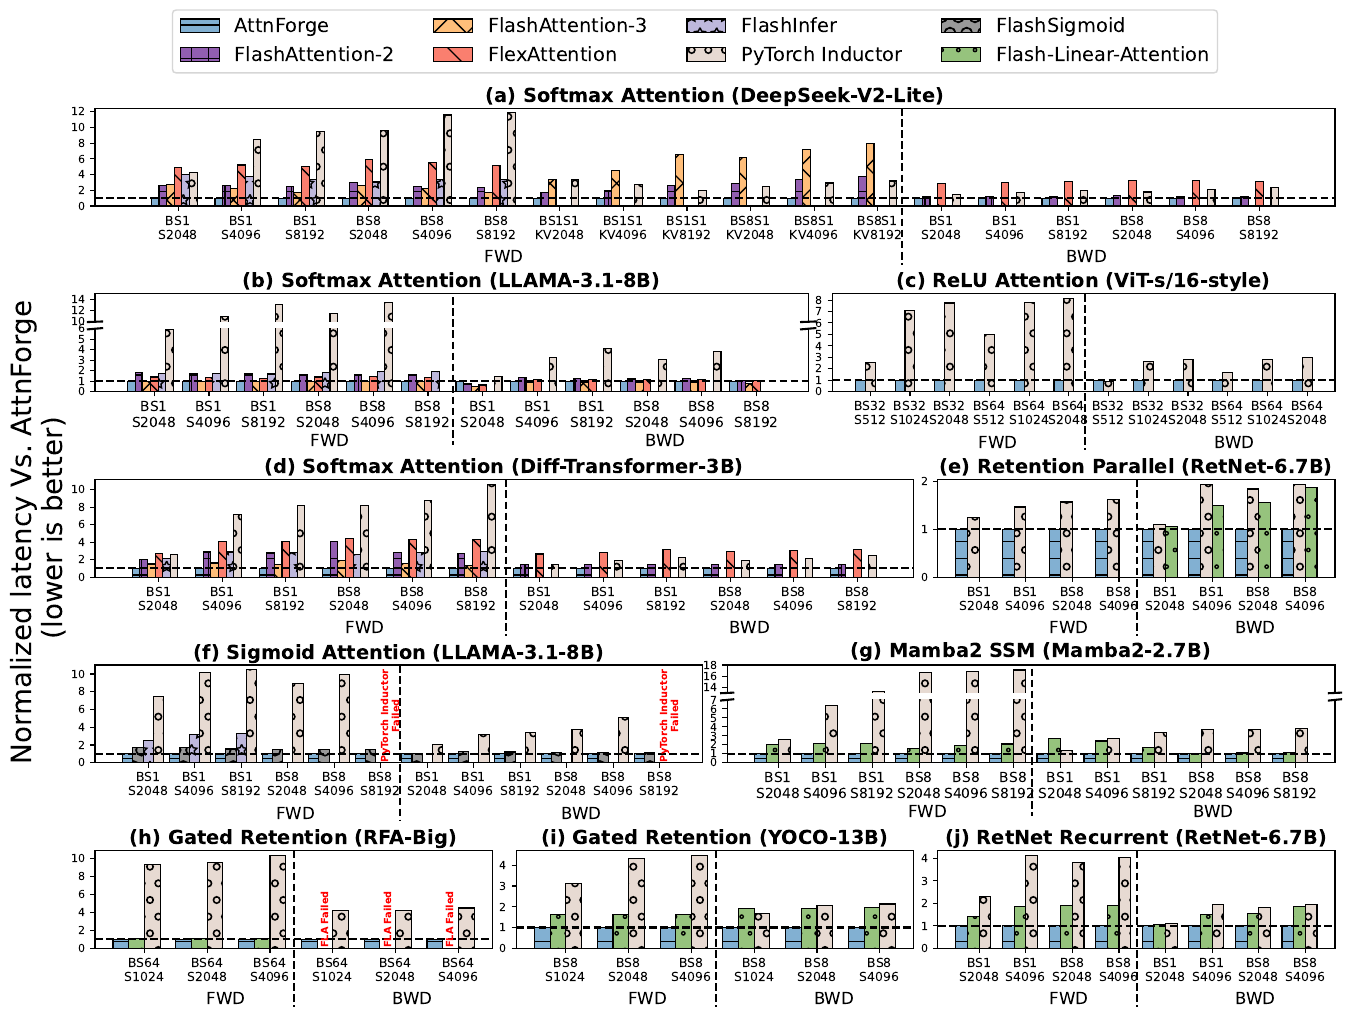

This chart was generated by the following Python code:
# Copyright (c) Microsoft Corporation.
# Licensed under the MIT License.
import matplotlib.pyplot as plt
import matplotlib.gridspec as gridspec
import numpy as np
import matplotlib.ticker as ticker
import argparse
from matplotlib.ticker import MultipleLocator

colormap = plt.cm.Set2# LinearSegmentedColormap

from results import *

def combine(A, B):
    new_data = []
    names = []
    a_names = []
    b_names = []
    for a_item in A:
        a_names.append(a_item[0])
    for b_item in B:
        b_names.append(b_item[0])
    names = a_names.copy()
    for b_name in b_names:
        if b_name not in names:
            names.append(b_name)
    a_len = len(A[0][1])
    b_len = len(B[0][1])
    new_data = []
    for name in names:
        if name in a_names:
            a_index = a_names.index(name)
            a_data = A[a_index][1]
        else:
            a_data = [0] * a_len
        if name in b_names:
            b_index = b_names.index(name)
            b_data = B[b_index][1]
        else:
            b_data = [0] * b_len
        data = a_data + b_data
        new_data.append((name, data))
    return new_data

colers_sets = [
    (130 / 255, 176 / 255, 210 / 255),
    (146 / 255, 94 / 255, 176 / 255),
    (255 / 255, 190 / 255, 122 / 255),
    (250 / 255, 127 / 255, 111 / 255),
    (190 / 255, 184 / 255, 220 / 255),
    (231 / 255, 218 / 255, 210 / 255),
    (153 / 255, 153 / 255, 153 / 255),
    (150 / 255, 195 / 255, 125 / 255),
    # nilu
    # (20 / 255, 54 / 255, 95 / 255),
    # (248 / 255, 231 / 255, 210 / 255),
    # # (118 / 255, 162 / 255, 185 / 255),
    # (191 / 255, 217 / 255, 229 / 255),
    # (214 / 255, 79 / 255, 56 / 255),
    # (112 / 255, 89 / 255, 146 / 255),
    # # dori
    # (214 / 255, 130 / 255, 148 / 255),
    # (169 / 255, 115 / 255, 153 / 255),
    # (248 / 255, 242 / 255, 236 / 255),
    # (214 / 255, 130 / 255, 148 / 255),
    # (243 / 255, 191 / 255, 202 / 255),
    # # (41/ 255, 31/ 255, 39/ 255),
    # # coller
    # # (72/ 255, 76/ 255, 35/ 255),
    # (124 / 255, 134 / 255, 65 / 255),
    # (185 / 255, 198 / 255, 122 / 255),
    # (248 / 255, 231 / 255, 210 / 255),
    # (182 / 255, 110 / 255, 151 / 255),
]

# colers_sets = colormap(np.linspace(0, 1, 12))

# 创建一个figure实例
fig = plt.figure(figsize=(16, 12))

# 获取Torch-Inductor的时间值
_1x_baseline = "AttnForge"

# 设置网格布局
gs = gridspec.GridSpec(5, 12, figure=fig, height_ratios=[1, 1, 1, 1, 1], wspace=0.3, hspace=0.9)

hatch_patterns = ["-", "+", "x", "\\", "*", "o", "O", "."]

legend_items = {}

llm_legands = []
other_legands = []


def get_legend_item(label):
    if label not in legend_items:
        idx = len(legend_items)
        legend_items[label] = (
            colers_sets[idx % len(colers_sets)],
            hatch_patterns[idx % len(hatch_patterns)],
        )
    return legend_items[label]


ax0 = fig.add_subplot(gs[0, 0:12])  # ResNet
providers = deepseek_fwd_providers + deepseek_bwd_providers
times_data = combine(deepseek_fwd_times_data, deepseek_bwd_times_data)
_1x_baseline_times = dict(times_data)[_1x_baseline]
norm_time_data = []
for label, times in times_data:
    # if label != _1x_baseline:
    norm_time = [
        t / p_i if p_i != 0 else 0 for p_i, t in zip(_1x_baseline_times, times)
    ]
    norm_time_data.append((label, norm_time))

# Create an array for x-axis positions
x = np.arange(len(providers))

# Set the width of the bars
bar_width = 0.12

# Draw cublas as a horizontal dashed line
ax0.axhline(y=1, color="black", linestyle="dashed")

# Create bars using a loop
for i, (label, speedup) in enumerate(norm_time_data):
    if label not in other_legands:
        other_legands.append(label)
    ax0.bar(
        x + i * bar_width,
        speedup,
        bar_width,
        label=label,
        linewidth=0.8,
        edgecolor="black",
        hatch=get_legend_item(label)[1],
        color=get_legend_item(label)[0],
    )

ax0.plot(
    [2/3 - 1/64, 2/3 - 1/64],
    [1.0, -0.6],
    color='black',
    linestyle='dashed',
    linewidth=1.5,
    transform=ax0.transAxes,   # 使用 Axes 坐标
    clip_on=False             # 绘制范围可以超出 Axes
)

ax0.text(
    0.33,
    -0.58,
    "FWD",
    transform=ax0.transAxes,
    fontsize=12,
    ha="center",
)

ax0.text(
    0.80,
    -0.58,
    "BWD",
    transform=ax0.transAxes,
    fontsize=12,
    ha="center",
)


ax0.set_xticks(x + len(norm_time_data) * bar_width / 2)
ax0.set_xticklabels(providers, fontsize=9)
ax0.grid(False)


gs_llama = gridspec.GridSpecFromSubplotSpec(3, 1, subplot_spec=gs[1, 0:7], hspace=0.25)
ax1_2 = fig.add_subplot(gs_llama[0])
ax1_1 = fig.add_subplot(gs_llama[1:])
ax1_2.set_ylim(10, 15)  # 上面的图为10到最大值
ax1_1.set_ylim(0, 6.0)  # 下面的图为0到5
ax1_2.axhline(y=1, color="black", linestyle="dashed")
ax1_2.spines["bottom"].set_visible(False)
ax1_2.set_xticklabels([])
ax1_2.set_xticks([])

ax1_1.spines["top"].set_visible(False)

providers = llama_fwd_providers + llama_bwd_providers
times_data = combine(llama_fwd_times_data, llama_bwd_times_data)
_1x_baseline_times = dict(times_data)[_1x_baseline]

norm_time_data = []
for label, times in times_data:
    # if label != _1x_baseline:
    norm_time = [
        t / p_i if p_i != 0 else 0 for p_i, t in zip(_1x_baseline_times, times)
    ]
    norm_time_data.append((label, norm_time))
print(norm_time_data)
x = np.arange(len(providers))
bar_width =0.14
ax1_1.axhline(y=1, color="black", linestyle="dashed")
for i, (label, norm_time) in enumerate(norm_time_data):   
    rec = ax1_2.bar(
        x + i * bar_width,
        norm_time,
        bar_width,
        label=label,
        linewidth=0.8,
        edgecolor="black",
        hatch=get_legend_item(label)[1],
        color=get_legend_item(label)[0],
    )

    rec = ax1_1.bar(
        x + i * bar_width,
        norm_time,
        bar_width,
        label=label,
        linewidth=0.8,
        edgecolor="black",
        hatch=get_legend_item(label)[1],
        color=get_legend_item(label)[0],
    )


ax1_1.plot(
    [0.502, 0.502],
    [1.5, -0.85],
    color='black',
    linestyle='dashed',
    linewidth=1.5,
    transform=ax1_1.transAxes,   # 使用 Axes 坐标
    clip_on=False             # 绘制范围可以超出 Axes
)

ax1_1.text(
    0.33,
    -0.88,
    "FWD",
    transform=ax1_1.transAxes,
    fontsize=12,
    ha="center",
)

ax1_1.text(
    0.80,
    -0.88,
    "BWD",
    transform=ax1_1.transAxes,
    fontsize=12,
    ha="center",
)

d = 0.01  # 斜线的长度
kwargs = dict(transform=ax1_2.transAxes, color="k", clip_on=False)
ax1_2.plot((1 - d, 1 + d), (-d, +d), **kwargs)  # top-left diagonal
ax1_2.plot((-d, +d), (-d, +d), **kwargs)  # top-right diagonal


kwargs.update(transform=ax1_1.transAxes)  # switch to the bottom axes
ax1_1.plot((1 - d, 1 + d), (1 - d, 1 + d), **kwargs)  # bottom-left diagonal
ax1_1.plot((-d, +d), (1 - d, 1 + d), **kwargs)  # bottom-right diagonal

ax1_1.set_xticks(x + len(norm_time_data) * bar_width / 2)
ax1_1.set_xticklabels(providers, fontsize=10)
ax1_1.grid(False)

ax1_1.set_xticks(x + len(norm_time_data) * bar_width / 2)
ax1_1.set_xticklabels(providers, fontsize=10)

ax2 = fig.add_subplot(gs[2, 0:8])  # ResNet
providers = dit_fwd_providers + dit_bwd_providers
times_data = combine(dit_fwd_times_data, dit_bwd_times_data)
_1x_baseline_times = dict(times_data)[_1x_baseline]
norm_time_data = []
for label, times in times_data:
    # if label != _1x_baseline:
    norm_time = [
        t / p_i if p_i != 0 else 0 for p_i, t in zip(_1x_baseline_times, times)
    ]
    norm_time_data.append((label, norm_time))

# Create an array for x-axis positions
x = np.arange(len(providers))

# Set the width of the bars
bar_width = 0.12

# Draw cublas as a horizontal dashed line
ax2.axhline(y=1, color="black", linestyle="dashed")

# Create bars using a loop
for i, (label, speedup) in enumerate(norm_time_data):
    if label not in other_legands:
        other_legands.append(label)
    ax2.bar(
        x + i * bar_width,
        speedup,
        bar_width,
        label=label,
        linewidth=0.8,
        edgecolor="black",
        hatch=get_legend_item(label)[1],
        color=get_legend_item(label)[0],
    )

ax2.plot(
    [0.502, 0.502],
    [1.0, -0.6],
    color='black',
    linestyle='dashed',
    linewidth=1.5,
    transform=ax2.transAxes,   # 使用 Axes 坐标
    clip_on=False             # 绘制范围可以超出 Axes
)

ax2.text(
    0.33,
    -0.58,
    "FWD",
    transform=ax2.transAxes,
    fontsize=12,
    ha="center",
)

ax2.text(
    0.80,
    -0.58,
    "BWD",
    transform=ax2.transAxes,
    fontsize=12,
    ha="center",
)

# X-axis and labels
ax2.set_xticks(x + len(norm_time_data) * bar_width / 2)
ax2.set_xticklabels(providers, fontsize=9)
ax2.grid(False)

ax3 = fig.add_subplot(gs[3, 0:6])  # ResNet
providers = sigmoid_fwd_providers + sigmoid_bwd_providers
times_data = combine(sigmoid_fwd_times_data, sigmoid_bwd_times_data)
_1x_baseline_times = dict(times_data)[_1x_baseline]
norm_time_data = []
for label, times in times_data:
    # if label != _1x_baseline:
    norm_time = [
        t / p_i if p_i != 0 and t != 0 else 0
        for p_i, t in zip(_1x_baseline_times, times)
    ]
    norm_time_data.append((label, norm_time))

# Create an array for x-axis positions
x = np.arange(len(providers))

# Set the width of the bars
bar_width = 0.22

# Draw cublas as a horizontal dashed line
ax3.axhline(y=1, color="black", linestyle="dashed")

# Create bars using a loop
for i, (label, speedup) in enumerate(norm_time_data):
    if label not in other_legands:
        other_legands.append(label)
    rec = ax3.bar(
        x + i * bar_width,
        speedup,
        bar_width,
        label=label,
        linewidth=0.8,
        edgecolor="black",
        hatch=get_legend_item(label)[1],
        color=get_legend_item(label)[0],
    )
    for rect in rec:
        height = rect.get_height()
        if height == 0 and label == "PyTorch Inductor":
            warning_text = f"{label}\nFailed"
            ax3.text(
                rect.get_x() + rect.get_width() / 2 + 0.01,
                height + 0.05,
                warning_text,
                ha="center",
                va="bottom",
                fontsize=7,
                rotation=90,
                color="red",
                weight="bold",
            )

ax3.plot(
    [0.502, 0.502],
    [1.0, -0.6],
    color='black',
    linestyle='dashed',
    linewidth=1.5,
    transform=ax3.transAxes,   # 使用 Axes 坐标
    clip_on=False             # 绘制范围可以超出 Axes
)

ax3.text(
    0.33,
    -0.58,
    "FWD",
    transform=ax3.transAxes,
    fontsize=12,
    ha="center",
)

ax3.text(
    0.80,
    -0.58,
    "BWD",
    transform=ax3.transAxes,
    fontsize=12,
    ha="center",
)

# X-axis and labels
ax3.set_xticks(x + len(norm_time_data) * bar_width / 2)
ax3.set_xticklabels(providers, fontsize=9)
ax3.grid(False)

ax4 = fig.add_subplot(gs[4, 0:4])  # ResNet
providers = gla_fwd_providers + gla_bwd_providers
times_data = combine(gla_fwd_times_data, gla_bwd_times_data)
_1x_baseline_times = dict(times_data)[_1x_baseline]
norm_time_data = []
for label, times in times_data:
    # if label != _1x_baseline:
    norm_time = [
        t / p_i if p_i != 0 else 0 for p_i, t in zip(_1x_baseline_times, times)
    ]
    norm_time_data.append((label, norm_time))

# Create an array for x-axis positions
x = np.arange(len(providers))

# Set the width of the bars
bar_width = 0.25

# Draw cublas as a horizontal dashed line
ax4.axhline(y=1, color="black", linestyle="dashed")

# Create bars using a loop
for i, (label, speedup) in enumerate(norm_time_data):
    if label not in other_legands:
        other_legands.append(label)
    rec = ax4.bar(
        x + i * bar_width,
        speedup,
        bar_width,
        label=label,
        linewidth=0.8,
        edgecolor="black",
        hatch=get_legend_item(label)[1],
        color=get_legend_item(label)[0],
    )
    for rect in rec:
        height = rect.get_height()
        if height == 0:
            warning_text = f"FLA Failed"
            ax4.text(
                rect.get_x() + rect.get_width() / 2 + 0.01,
                height + 0.05,
                warning_text,
                ha="center",
                va="bottom",
                fontsize=7,
                rotation=90,
                color="red",
                weight="bold",
            )

ax4.plot(
    [0.502, 0.502],
    [1.0, -0.6],
    color='black',
    linestyle='dashed',
    linewidth=1.5,
    transform=ax4.transAxes,   # 使用 Axes 坐标
    clip_on=False             # 绘制范围可以超出 Axes
)

ax4.text(
    0.33,
    -0.58,
    "FWD",
    transform=ax4.transAxes,
    fontsize=12,
    ha="center",
)

ax4.text(
    0.80,
    -0.58,
    "BWD",
    transform=ax4.transAxes,
    fontsize=12,
    ha="center",
)

# X-axis and labels
ax4.set_xticks(x + len(norm_time_data) * bar_width / 2)
ax4.set_xticklabels(providers, fontsize=9)
ax4.grid(False)

ax5 = fig.add_subplot(gs[1, 7:12])  # ResNet
providers = relu_fwd_providers + relu_bwd_providers
times_data = combine(relu_fwd_times_data, relu_bwd_times_data)
_1x_baseline_times = dict(times_data)[_1x_baseline]
norm_time_data = []
for label, times in times_data:
    # if label != _1x_baseline:
    norm_time = [
        t / p_i if p_i != 0 else 0 for p_i, t in zip(_1x_baseline_times, times)
    ]
    norm_time_data.append((label, norm_time))

# Create an array for x-axis positions
x = np.arange(len(providers))

# Set the width of the bars
bar_width = 0.25

# Draw cublas as a horizontal dashed line
ax5.axhline(y=1, color="black", linestyle="dashed")

# Create bars using a loop
for i, (label, speedup) in enumerate(norm_time_data):
    if label not in other_legands:
        other_legands.append(label)
    ax5.bar(
        x + i * bar_width,
        speedup,
        bar_width,
        label=label,
        linewidth=0.8,
        edgecolor="black",
        hatch=get_legend_item(label)[1],
        color=get_legend_item(label)[0],
    )

ax5.plot(
    [0.502, 0.502],
    [1.0, -0.6],
    color='black',
    linestyle='dashed',
    linewidth=1.5,
    transform=ax5.transAxes,   # 使用 Axes 坐标
    clip_on=False             # 绘制范围可以超出 Axes
)

ax5.text(
    0.33,
    -0.58,
    "FWD",
    transform=ax5.transAxes,
    fontsize=12,
    ha="center",
)

ax5.text(
    0.80,
    -0.58,
    "BWD",
    transform=ax5.transAxes,
    fontsize=12,
    ha="center",
)

# X-axis and labels
ax5.set_xticks(x + len(norm_time_data) * bar_width / 2)
ax5.set_xticklabels(providers, fontsize=9)
ax5.grid(False)

gs_llama = gridspec.GridSpecFromSubplotSpec(3, 1, subplot_spec=gs[3, 6:12], hspace=0.25)
ax6_2 = fig.add_subplot(gs_llama[0])
ax6_1 = fig.add_subplot(gs_llama[1:])
ax6_2.set_ylim(13, 18)  # 上面的图为10到最大值
ax6_1.set_ylim(0, 7.0)  # 下面的图为0到5
ax6_2.axhline(y=1, color="black", linestyle="dashed")
ax6_2.spines["bottom"].set_visible(False)
ax6_2.set_xticklabels([])
ax6_2.set_xticks([])

ax6_1.spines["top"].set_visible(False)

providers = mamba_fwd_providers + mamba_bwd_providers
times_data = combine(mamba_fwd_times_data, mamba_bwd_times_data)
_1x_baseline_times = dict(times_data)[_1x_baseline]

norm_time_data = []
for label, times in times_data:
    # if label != _1x_baseline:
    norm_time = [
        t / p_i if p_i != 0 else 0 for p_i, t in zip(_1x_baseline_times, times)
    ]
    norm_time_data.append((label, norm_time))
print(norm_time_data)
x = np.arange(len(providers))
bar_width =0.25
ax6_1.axhline(y=1, color="black", linestyle="dashed")
for i, (label, norm_time) in enumerate(norm_time_data):   
    rec = ax6_2.bar(
        x + i * bar_width,
        norm_time,
        bar_width,
        label=label,
        linewidth=0.8,
        edgecolor="black",
        hatch=get_legend_item(label)[1],
        color=get_legend_item(label)[0],
    )

    rec = ax6_1.bar(
        x + i * bar_width,
        norm_time,
        bar_width,
        label=label,
        linewidth=0.8,
        edgecolor="black",
        hatch=get_legend_item(label)[1],
        color=get_legend_item(label)[0],
    )


ax6_1.plot(
    [0.502, 0.502],
    [1.5, -0.85],
    color='black',
    linestyle='dashed',
    linewidth=1.5,
    transform=ax6_1.transAxes,   # 使用 Axes 坐标
    clip_on=False             # 绘制范围可以超出 Axes
)

ax6_1.text(
    0.33,
    -0.88,
    "FWD",
    transform=ax6_1.transAxes,
    fontsize=12,
    ha="center",
)

ax6_1.text(
    0.80,
    -0.88,
    "BWD",
    transform=ax6_1.transAxes,
    fontsize=12,
    ha="center",
)

d = 0.01  # 斜线的长度
kwargs = dict(transform=ax6_2.transAxes, color="k", clip_on=False)
ax6_2.plot((1 - d, 1 + d), (-d, +d), **kwargs)  # top-left diagonal
ax6_2.plot((-d, +d), (-d, +d), **kwargs)  # top-right diagonal


kwargs.update(transform=ax6_1.transAxes)  # switch to the bottom axes
ax6_1.plot((1 - d, 1 + d), (1 - d, 1 + d), **kwargs)  # bottom-left diagonal
ax6_1.plot((-d, +d), (1 - d, 1 + d), **kwargs)  # bottom-right diagonal

ax6_1.set_xticks(x + len(norm_time_data) * bar_width / 2)
ax6_1.set_xticklabels(providers, fontsize=10)
ax6_1.grid(False)

ax6_1.set_xticks(x + len(norm_time_data) * bar_width / 2)
ax6_1.set_xticklabels(providers, fontsize=10)

ax7 = fig.add_subplot(gs[2, 8:12])  # ResNet
providers = retnet_fwd_providers + retnet_chunk_bwd_providers
times_data = combine(retnet_fwd_times_data, retnet_chunk_bwd_times_data)
_1x_baseline_times = dict(times_data)[_1x_baseline]
norm_time_data = []
for label, times in times_data:
    # if label != _1x_baseline:
    norm_time = [
        t / p_i if p_i != 0 else 0 for p_i, t in zip(_1x_baseline_times, times)
    ]
    norm_time_data.append((label, norm_time))

# Create an array for x-axis positions
x = np.arange(len(providers))

# Set the width of the bars
bar_width = 0.25

# Draw cublas as a horizontal dashed line
ax7.axhline(y=1, color="black", linestyle="dashed")

# Create bars using a loop
for i, (label, speedup) in enumerate(norm_time_data):
    if label not in other_legands:
        other_legands.append(label)
    ax7.bar(
        x + i * bar_width,
        speedup,
        bar_width,
        label=label,
        linewidth=0.8,
        edgecolor="black",
        hatch=get_legend_item(label)[1],
        color=get_legend_item(label)[0],
    )

ax7.plot(
    [0.502, 0.502],
    [1.0, -0.6],
    color='black',
    linestyle='dashed',
    linewidth=1.5,
    transform=ax7.transAxes,   # 使用 Axes 坐标
    clip_on=False             # 绘制范围可以超出 Axes
)

ax7.text(
    0.33,
    -0.58,
    "FWD",
    transform=ax7.transAxes,
    fontsize=12,
    ha="center",
)

ax7.text(
    0.80,
    -0.58,
    "BWD",
    transform=ax7.transAxes,
    fontsize=12,
    ha="center",
)

# X-axis and labels
ax7.set_xticks(x + len(norm_time_data) * bar_width / 2)
ax7.set_xticklabels(providers, fontsize=9)
ax7.grid(False)

ax8 = fig.add_subplot(gs[4, 4:8])  # ResNet
providers = gated_retnet_fwd_providers + gated_retnet_bwd_providers
times_data = combine(gated_retnet_fwd_times_data, gated_retnet_bwd_times_data)
_1x_baseline_times = dict(times_data)[_1x_baseline]
norm_time_data = []
for label, times in times_data:
    # if label != _1x_baseline:
    norm_time = [
        t / p_i if p_i != 0 else 0 for p_i, t in zip(_1x_baseline_times, times)
    ]
    norm_time_data.append((label, norm_time))

# Create an array for x-axis positions
x = np.arange(len(providers))

# Set the width of the bars
bar_width = 0.25

# Draw cublas as a horizontal dashed line
ax8.axhline(y=1, color="black", linestyle="dashed")

# Create bars using a loop
for i, (label, speedup) in enumerate(norm_time_data):
    if label not in other_legands:
        other_legands.append(label)
    ax8.bar(
        x + i * bar_width,
        speedup,
        bar_width,
        label=label,
        linewidth=0.8,
        edgecolor="black",
        hatch=get_legend_item(label)[1],
        color=get_legend_item(label)[0],
    )

ax8.plot(
    [0.502, 0.502],
    [1.0, -0.6],
    color='black',
    linestyle='dashed',
    linewidth=1.5,
    transform=ax8.transAxes,   # 使用 Axes 坐标
    clip_on=False             # 绘制范围可以超出 Axes
)

ax8.text(
    0.33,
    -0.58,
    "FWD",
    transform=ax8.transAxes,
    fontsize=12,
    ha="center",
)

ax8.text(
    0.80,
    -0.58,
    "BWD",
    transform=ax8.transAxes,
    fontsize=12,
    ha="center",
)

# X-axis and labels
ax8.set_xticks(x + len(norm_time_data) * bar_width / 2)
ax8.set_xticklabels(providers, fontsize=9)
ax8.grid(False)

ax9 = fig.add_subplot(gs[4, 8:12])  # ResNet
providers = retnet_chunk_fwd_providers + retnet_chunk_bwd_providers
times_data = combine(retnet_chunk_fwd_times_data, retnet_chunk_bwd_times_data)
_1x_baseline_times = dict(times_data)[_1x_baseline]
norm_time_data = []
for label, times in times_data:
    # if label != _1x_baseline:
    norm_time = [
        t / p_i if p_i != 0 else 0 for p_i, t in zip(_1x_baseline_times, times)
    ]
    norm_time_data.append((label, norm_time))

# Create an array for x-axis positions
x = np.arange(len(providers))

# Set the width of the bars
bar_width = 0.25

# Draw cublas as a horizontal dashed line
ax9.axhline(y=1, color="black", linestyle="dashed")

# Create bars using a loop
for i, (label, speedup) in enumerate(norm_time_data):
    if label not in other_legands:
        other_legands.append(label)
    ax9.bar(
        x + i * bar_width,
        speedup,
        bar_width,
        label=label,
        linewidth=0.8,
        edgecolor="black",
        hatch=get_legend_item(label)[1],
        color=get_legend_item(label)[0],
    )

ax9.plot(
    [0.502, 0.502],
    [1.0, -0.6],
    color='black',
    linestyle='dashed',
    linewidth=1.5,
    transform=ax9.transAxes,   # 使用 Axes 坐标
    clip_on=False             # 绘制范围可以超出 Axes
)

ax9.text(
    0.33,
    -0.58,
    "FWD",
    transform=ax9.transAxes,
    fontsize=12,
    ha="center",
)

ax9.text(
    0.80,
    -0.58,
    "BWD",
    transform=ax9.transAxes,
    fontsize=12,
    ha="center",
)

# X-axis and labels
ax9.set_xticks(x + len(norm_time_data) * bar_width / 2)
ax9.set_xticklabels(providers, fontsize=9)
ax9.grid(False)

legand_font = 14
ax0.text(
    0.5,
    1.06,
    "(a) Softmax Attention (DeepSeek-V2-Lite)",
    transform=ax0.transAxes,
    fontsize=legand_font,
    fontweight="bold",
    ha="center",
)

ax1_2.text(
    0.5,
    1.66,
    "(b) Softmax Attention (LLAMA-3.1-8B)",
    transform=ax1_1.transAxes,
    fontsize=legand_font,
    fontweight="bold",
    ha="center",
)

ax2.text(
    0.5,
    1.06,
    "(d) Softmax Attention (Diff-Transformer-3B)",
    transform=ax2.transAxes,
    fontsize=legand_font,
    fontweight="bold",
    ha="center",
)

ax3.text(
    0.5,
    1.06,
    "(f) Sigmoid Attention (LLAMA-3.1-8B)",
    transform=ax3.transAxes,
    fontsize=legand_font,
    fontweight="bold",
    ha="center",
)

ax4.text(
    0.5,
    1.06,
    "(h) Gated Retention (RFA-Big)",
    transform=ax4.transAxes,
    fontsize=legand_font,
    fontweight="bold",
    ha="center",
)

ax5.text(
    0.5,
    1.06,
    "(c) ReLU Attention (ViT-s/16-style)",
    transform=ax5.transAxes,
    fontsize=legand_font,
    fontweight="bold",
    ha="center",
)

ax6_2.text(
    0.5,
    1.26,
    "(g) Mamba2 SSM (Mamba2-2.7B)",
    transform=ax6_2.transAxes,
    fontsize=legand_font,
    fontweight="bold",
    ha="center",
)

ax7.text(
    0.5,
    1.06,
    "(e) Retention Parallel (RetNet-6.7B)",
    transform=ax7.transAxes,
    fontsize=legand_font,
    fontweight="bold",
    ha="center",
)

ax8.text(
    0.5,
    1.06,
    "(i) Gated Retention (YOCO-13B)",
    transform=ax8.transAxes,
    fontsize=legand_font,
    fontweight="bold",
    ha="center",
)

ax9.text(
    0.5,
    1.06,
    "(j) RetNet Recurrent (RetNet-6.7B)",
    transform=ax9.transAxes,
    fontsize=legand_font,
    fontweight="bold",
    ha="center",
)


y_size = 8
ax0.tick_params(axis="y", labelsize=y_size)  # 设置y轴刻度标签的字体大小
ax1_1.tick_params(axis="y", labelsize=y_size)  # 设置y轴刻度标签的字体大小
ax1_2.tick_params(axis="y", labelsize=y_size)  # 设置y轴刻度标签的字体大小
ax2.tick_params(axis="y", labelsize=y_size)  # 设置y轴刻度标签的字体大小
ax3.tick_params(axis="y", labelsize=y_size)  # 设置y轴刻度标签的字体大小
ax4.tick_params(axis="y", labelsize=y_size)  # 设置y轴刻度标签的字体大小
ax5.tick_params(axis="y", labelsize=y_size)  # 设置y轴刻度标签的字体大小
ax6_1.tick_params(axis="y", labelsize=y_size)  # 设置y轴刻度标签的字体大小
ax6_2.tick_params(axis="y", labelsize=y_size)  # 设置y轴刻度标签的字体大小
ax7.tick_params(axis="y", labelsize=y_size)  # 设置y轴刻度标签的字体大小
ax8.tick_params(axis="y", labelsize=y_size)  # 设置y轴刻度标签的字体大小
ax9.tick_params(axis="y", labelsize=y_size)  # 设置y轴刻度标签的字体大小

# ax3_2.yaxis.set_major_locator(MultipleLocator(5))
axes = [ax0, ax1_1, ax2, ax3, ax4, ax5, ax6_1, ax7, ax8, ax9]
for ax in axes:
    ax.yaxis.set_major_locator(ticker.MaxNLocator(integer=True))

axes = [ax1_2, ax6_2]
for ax in axes:
    ax.yaxis.set_major_locator(ticker.MaxNLocator(3))


# 为上面六个图添加图例
handles_other = []
labels_other = []
handles_Ladder = []
labels_Ladder = []
for ax in [ax0, ax1_1, ax1_2, ax2, ax3, ax4, ax5, ax6_1, ax6_2, ax7, ax8, ax9]:
    handles, labels = ax.get_legend_handles_labels()
    for handle, label in zip(handles, labels):
        if label not in (labels_other + labels_Ladder):
            if "Ladder" in label:
                handles_Ladder.append(handle)
                labels_Ladder.append(label)
            else:
                handles_other.append(handle)
                labels_other.append(label)
        else:
            pass
handles_other.extend(handles_Ladder)
labels_other.extend(labels_Ladder)
fig.legend(
    handles_other,
    labels_other,
    loc="upper center",
    bbox_to_anchor=(0.5, 0.980 - 0.04),
    ncol=len(labels_other) // 2,
    fontsize=14,
    frameon=True,
)

# 调整布局以避免图例被遮挡
fig.text(
    0.09,
    0.5,
    "Normalized latency Vs. AttnForge \n(lower is better)",
    fontsize=20,
    rotation=90,
    va="center",
    ha="center",
)
plt.subplots_adjust(top=0.85, bottom=0.15)
# plt.show()
plt.savefig(
    "h100_eval.pdf",
    bbox_inches="tight",
)
# plt.savefig(
#     "png/figure8_end2end_a100.png",
#     bbox_inches="tight",
#     transparent=False,
#     dpi=255,
# )